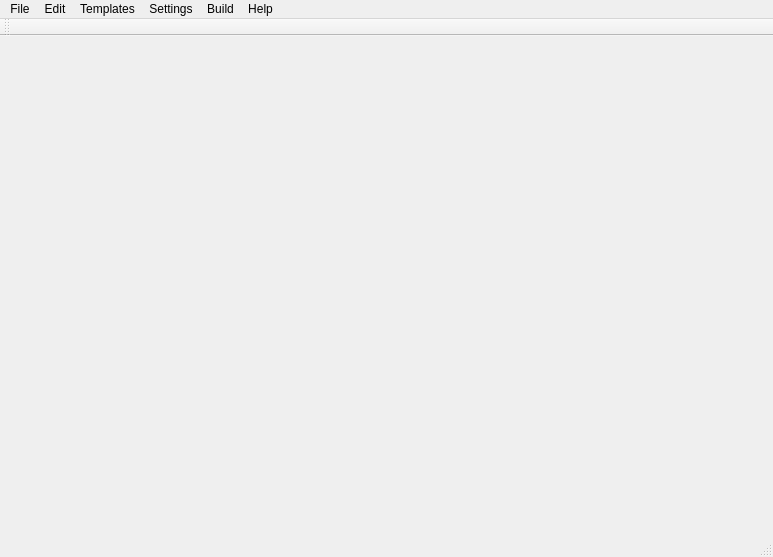
<?xml version="1.0" encoding="UTF-8"?>
<ui version="4.0">
 <class>kuzyaForm</class>
 <widget class="QMainWindow" name="kuzyaForm">
  <property name="geometry">
   <rect>
    <x>0</x>
    <y>0</y>
    <width>773</width>
    <height>557</height>
   </rect>
  </property>
  <property name="baseSize">
   <size>
    <width>150</width>
    <height>0</height>
   </size>
  </property>
  <property name="windowTitle">
   <string>MainWindow</string>
  </property>
  <property name="windowIcon">
   <iconset>
    <normaloff>:/menu/images/bcukr.png</normaloff>:/menu/images/bcukr.png</iconset>
  </property>
  <widget class="QWidget" name="centralwidget"/>
  <widget class="QMenuBar" name="menubar">
   <property name="geometry">
    <rect>
     <x>0</x>
     <y>0</y>
     <width>773</width>
     <height>24</height>
    </rect>
   </property>
   <widget class="QMenu" name="menuFile">
    <property name="title">
     <string>File</string>
    </property>
    <widget class="QMenu" name="menuRecent_Files">
     <property name="title">
      <string>Recent Files</string>
     </property>
    </widget>
    <addaction name="actionNew"/>
    <addaction name="actionOpen"/>
    <addaction name="menuRecent_Files"/>
    <addaction name="separator"/>
    <addaction name="actionSave"/>
    <addaction name="actionSave_as"/>
    <addaction name="separator"/>
    <addaction name="actionPrint"/>
    <addaction name="separator"/>
    <addaction name="actionExit"/>
   </widget>
   <widget class="QMenu" name="menuEdit">
    <property name="title">
     <string>Edit</string>
    </property>
    <addaction name="actionUndo"/>
    <addaction name="actionRedo"/>
    <addaction name="separator"/>
    <addaction name="actionCut"/>
    <addaction name="actionCopy"/>
    <addaction name="actionPaste"/>
    <addaction name="separator"/>
    <addaction name="actionSelect_all"/>
    <addaction name="separator"/>
    <addaction name="actionFind"/>
    <addaction name="actionReplace"/>
    <addaction name="separator"/>
    <addaction name="actionGoToLine"/>
    <addaction name="actionGoToMatchingBracket"/>
    <addaction name="separator"/>
   </widget>
   <widget class="QMenu" name="menuBuild">
    <property name="geometry">
     <rect>
      <x>712</x>
      <y>109</y>
      <width>148</width>
      <height>106</height>
     </rect>
    </property>
    <property name="minimumSize">
     <size>
      <width>120</width>
      <height>0</height>
     </size>
    </property>
    <property name="baseSize">
     <size>
      <width>150</width>
      <height>0</height>
     </size>
    </property>
    <property name="title">
     <string>Build</string>
    </property>
    <addaction name="actionCompile"/>
    <addaction name="actionRun"/>
   </widget>
   <widget class="QMenu" name="menuHelp">
    <property name="title">
     <string>Help</string>
    </property>
    <addaction name="actionKuzya_Help"/>
    <addaction name="actionAbout"/>
   </widget>
   <widget class="QMenu" name="menuTemplates">
    <property name="title">
     <string>Templates</string>
    </property>
    <widget class="QMenu" name="menVar">
     <property name="windowIcon">
      <iconset>
       <normaloff>:/menu/images/bcukr.png</normaloff>:/menu/images/bcukr.png</iconset>
     </property>
     <property name="title">
      <string>Var</string>
     </property>
     <addaction name="actionVoid"/>
     <addaction name="actionChar"/>
     <addaction name="actionWchar_t"/>
     <addaction name="actionShort"/>
     <addaction name="actionInt"/>
     <addaction name="actionDouble"/>
     <addaction name="actionFloat"/>
     <addaction name="actionLong"/>
     <addaction name="actionBool"/>
     <addaction name="separator"/>
     <addaction name="actionSigned"/>
     <addaction name="actionUnsigned"/>
     <addaction name="actionConst"/>
    </widget>
    <widget class="QMenu" name="menuTypes">
     <property name="title">
      <string>Types</string>
     </property>
     <addaction name="actionTypedef"/>
     <addaction name="actionClass"/>
     <addaction name="actionStruct"/>
     <addaction name="actionEnum"/>
     <addaction name="actionUnion"/>
    </widget>
    <widget class="QMenu" name="menuMemory">
     <property name="title">
      <string>Memory</string>
     </property>
     <addaction name="actionNewMemory"/>
     <addaction name="actionDelete"/>
    </widget>
    <widget class="QMenu" name="menuCast">
     <property name="title">
      <string>Cast</string>
     </property>
     <addaction name="actionConst_cast"/>
     <addaction name="actionReinterpret_cast"/>
     <addaction name="actionStatic_cast"/>
    </widget>
    <widget class="QMenu" name="menuBinary">
     <property name="title">
      <string>Binary</string>
     </property>
     <addaction name="actionAnd"/>
     <addaction name="actionAnd_eq"/>
     <addaction name="actionBitand"/>
     <addaction name="actionBitor"/>
     <addaction name="actionCompl"/>
     <addaction name="actionNot"/>
     <addaction name="actionNot_eq"/>
     <addaction name="actionOr"/>
     <addaction name="actionOr_eq"/>
     <addaction name="actionXor"/>
     <addaction name="actionXor_eq"/>
    </widget>
    <widget class="QMenu" name="menuBool">
     <property name="title">
      <string>Bool</string>
     </property>
     <addaction name="actionTrue"/>
     <addaction name="actionFalse"/>
    </widget>
    <widget class="QMenu" name="menuModifiers">
     <property name="title">
      <string>Modifiers</string>
     </property>
     <addaction name="actionPrivate"/>
     <addaction name="actionProtected"/>
     <addaction name="actionPublic"/>
     <addaction name="actionFriend"/>
     <addaction name="actionVirtual"/>
     <addaction name="actionExtern"/>
     <addaction name="actionInline"/>
     <addaction name="actionStatic"/>
    </widget>
    <widget class="QMenu" name="menuFlow_Controll">
     <property name="title">
      <string>Flow Controll</string>
     </property>
     <addaction name="actionCase"/>
     <addaction name="actionBreak"/>
     <addaction name="actionContinue"/>
     <addaction name="actionDo_while"/>
     <addaction name="actionElse"/>
     <addaction name="actionFor"/>
     <addaction name="actionGoto"/>
     <addaction name="actionIf"/>
     <addaction name="actionReturn"/>
     <addaction name="actionSwitch"/>
     <addaction name="actionWhile"/>
    </widget>
    <widget class="QMenu" name="menuAcception">
     <property name="title">
      <string>Acception</string>
     </property>
     <addaction name="actionTry"/>
     <addaction name="actionCatch"/>
     <addaction name="actionThrow"/>
    </widget>
    <widget class="QMenu" name="menuGraphics">
     <property name="title">
      <string>Graphics</string>
     </property>
     <addaction name="actionRGB"/>
    </widget>
    <addaction name="menVar"/>
    <addaction name="menuTypes"/>
    <addaction name="menuMemory"/>
    <addaction name="menuCast"/>
    <addaction name="menuBinary"/>
    <addaction name="menuBool"/>
    <addaction name="menuModifiers"/>
    <addaction name="menuFlow_Controll"/>
    <addaction name="menuAcception"/>
    <addaction name="menuGraphics"/>
   </widget>
   <widget class="QMenu" name="menuSettings">
    <property name="title">
     <string>Settings</string>
    </property>
    <addaction name="actionNotificationList"/>
    <addaction name="actionCommon"/>
   </widget>
   <addaction name="menuFile"/>
   <addaction name="menuEdit"/>
   <addaction name="menuTemplates"/>
   <addaction name="menuSettings"/>
   <addaction name="menuBuild"/>
   <addaction name="menuHelp"/>
  </widget>
  <widget class="QStatusBar" name="statusbar"/>
  <widget class="QToolBar" name="toolBar">
   <property name="windowTitle">
    <string>toolBar</string>
   </property>
   <attribute name="toolBarArea">
    <enum>TopToolBarArea</enum>
   </attribute>
   <attribute name="toolBarBreak">
    <bool>false</bool>
   </attribute>
  </widget>
  <action name="actionNew">
   <property name="icon">
    <iconset resource="images.qrc">
     <normaloff>:/menu/images/filenew.png</normaloff>:/menu/images/filenew.png</iconset>
   </property>
   <property name="text">
    <string>New</string>
   </property>
   <property name="shortcut">
    <string>Ctrl+N</string>
   </property>
  </action>
  <action name="actionOpen">
   <property name="icon">
    <iconset resource="images.qrc">
     <normaloff>:/menu/images/fileopen.png</normaloff>:/menu/images/fileopen.png</iconset>
   </property>
   <property name="text">
    <string>Open</string>
   </property>
   <property name="shortcut">
    <string>Ctrl+O</string>
   </property>
  </action>
  <action name="actionSave">
   <property name="icon">
    <iconset resource="images.qrc">
     <normaloff>:/menu/images/filesave.png</normaloff>:/menu/images/filesave.png</iconset>
   </property>
   <property name="text">
    <string>Save</string>
   </property>
   <property name="shortcut">
    <string>Ctrl+S</string>
   </property>
  </action>
  <action name="actionSave_as">
   <property name="icon">
    <iconset resource="images.qrc">
     <normaloff>:/menu/images/filesaveas.png</normaloff>:/menu/images/filesaveas.png</iconset>
   </property>
   <property name="text">
    <string>Save as...</string>
   </property>
   <property name="shortcut">
    <string/>
   </property>
  </action>
  <action name="actionExit">
   <property name="icon">
    <iconset resource="images.qrc">
     <normaloff>:/menu/images/window_suppressed.png</normaloff>:/menu/images/window_suppressed.png</iconset>
   </property>
   <property name="text">
    <string>Exit</string>
   </property>
   <property name="shortcut">
    <string>Ctrl+Q</string>
   </property>
  </action>
  <action name="actionUndo">
   <property name="icon">
    <iconset resource="images.qrc">
     <normaloff>:/menu/images/undo.png</normaloff>:/menu/images/undo.png</iconset>
   </property>
   <property name="text">
    <string>Undo</string>
   </property>
   <property name="shortcut">
    <string>Ctrl+Z</string>
   </property>
  </action>
  <action name="actionRedo">
   <property name="icon">
    <iconset resource="images.qrc">
     <normaloff>:/menu/images/redo.png</normaloff>:/menu/images/redo.png</iconset>
   </property>
   <property name="text">
    <string>Redo</string>
   </property>
   <property name="shortcut">
    <string>Ctrl+Y</string>
   </property>
  </action>
  <action name="actionRun">
   <property name="icon">
    <iconset resource="images.qrc">
     <normaloff>:/menu/images/player_play.png</normaloff>:/menu/images/player_play.png</iconset>
   </property>
   <property name="text">
    <string>Run</string>
   </property>
   <property name="iconText">
    <string>Run  </string>
   </property>
   <property name="shortcut">
    <string>F9</string>
   </property>
  </action>
  <action name="actionCompile">
   <property name="icon">
    <iconset resource="images.qrc">
     <normaloff>:/menu/images/configure.png</normaloff>:/menu/images/configure.png</iconset>
   </property>
   <property name="text">
    <string>Compile</string>
   </property>
   <property name="iconText">
    <string>Compile</string>
   </property>
   <property name="shortcut">
    <string>F8</string>
   </property>
  </action>
  <action name="actionAbout">
   <property name="icon">
    <iconset resource="images.qrc">
     <normaloff>:/menu/images/metacontact_offline.png</normaloff>:/menu/images/metacontact_offline.png</iconset>
   </property>
   <property name="text">
    <string>About Cukr</string>
   </property>
  </action>
  <action name="actionCut">
   <property name="icon">
    <iconset resource="images.qrc">
     <normaloff>:/menu/images/editcut.png</normaloff>:/menu/images/editcut.png</iconset>
   </property>
   <property name="text">
    <string>Cut</string>
   </property>
   <property name="shortcut">
    <string>Shift+Del, Ctrl+X</string>
   </property>
  </action>
  <action name="actionCopy">
   <property name="icon">
    <iconset resource="images.qrc">
     <normaloff>:/menu/images/editcopy.png</normaloff>:/menu/images/editcopy.png</iconset>
   </property>
   <property name="text">
    <string>Copy</string>
   </property>
   <property name="shortcut">
    <string>Ctrl+C, Ctrl+Ins</string>
   </property>
  </action>
  <action name="actionPaste">
   <property name="icon">
    <iconset resource="images.qrc">
     <normaloff>:/menu/images/editpaste.png</normaloff>:/menu/images/editpaste.png</iconset>
   </property>
   <property name="text">
    <string>Paste</string>
   </property>
   <property name="shortcut">
    <string>Ctrl+V, Shift+Ins</string>
   </property>
  </action>
  <action name="actionGoToLine">
   <property name="icon">
    <iconset>
     <normaloff/>
    </iconset>
   </property>
   <property name="text">
    <string>Go to line...</string>
   </property>
   <property name="shortcut">
    <string>Alt+G</string>
   </property>
  </action>
  <action name="actionGoToMatchingBracket">
   <property name="text">
    <string>Go to matching bracket</string>
   </property>
   <property name="shortcut">
    <string>Alt+B</string>
   </property>
  </action>
  <action name="actionInt">
   <property name="text">
    <string>int</string>
   </property>
  </action>
  <action name="actionFloat">
   <property name="text">
    <string>float</string>
   </property>
  </action>
  <action name="actionChar">
   <property name="text">
    <string>char</string>
   </property>
  </action>
  <action name="actionBool">
   <property name="text">
    <string>bool</string>
   </property>
  </action>
  <action name="actionDouble">
   <property name="text">
    <string>double</string>
   </property>
  </action>
  <action name="actionLong">
   <property name="text">
    <string>long</string>
   </property>
  </action>
  <action name="actionShort">
   <property name="text">
    <string>short</string>
   </property>
  </action>
  <action name="actionVoid">
   <property name="text">
    <string>void</string>
   </property>
  </action>
  <action name="actionWchar_t">
   <property name="text">
    <string>wchar_t</string>
   </property>
  </action>
  <action name="actionSigned">
   <property name="text">
    <string>signed</string>
   </property>
  </action>
  <action name="actionUnsigned">
   <property name="text">
    <string>unsigned</string>
   </property>
  </action>
  <action name="actionTypedef">
   <property name="text">
    <string>typedef</string>
   </property>
  </action>
  <action name="actionClass">
   <property name="text">
    <string>class</string>
   </property>
  </action>
  <action name="actionStruct">
   <property name="text">
    <string>struct</string>
   </property>
  </action>
  <action name="actionEnum">
   <property name="text">
    <string>enum</string>
   </property>
  </action>
  <action name="actionUnion">
   <property name="text">
    <string>union</string>
   </property>
  </action>
  <action name="actionNewMemory">
   <property name="text">
    <string>new</string>
   </property>
  </action>
  <action name="actionDelete">
   <property name="text">
    <string>delete</string>
   </property>
  </action>
  <action name="actionConst_cast">
   <property name="text">
    <string>const_cast</string>
   </property>
  </action>
  <action name="actionReinterpret_cast">
   <property name="text">
    <string>reinterpret_cast</string>
   </property>
  </action>
  <action name="actionStatic_cast">
   <property name="text">
    <string>static_cast</string>
   </property>
  </action>
  <action name="actionConst">
   <property name="text">
    <string>const</string>
   </property>
  </action>
  <action name="actionAnd">
   <property name="text">
    <string>and</string>
   </property>
  </action>
  <action name="actionAnd_eq">
   <property name="text">
    <string>and_eq</string>
   </property>
  </action>
  <action name="actionBitand">
   <property name="text">
    <string>bitand</string>
   </property>
  </action>
  <action name="actionBitor">
   <property name="text">
    <string>bitor</string>
   </property>
  </action>
  <action name="actionCompl">
   <property name="text">
    <string>compl</string>
   </property>
  </action>
  <action name="actionNot">
   <property name="text">
    <string>not</string>
   </property>
  </action>
  <action name="actionNot_eq">
   <property name="text">
    <string>not_eq</string>
   </property>
  </action>
  <action name="actionOr">
   <property name="text">
    <string>or</string>
   </property>
  </action>
  <action name="actionOr_eq">
   <property name="text">
    <string>or_eq</string>
   </property>
  </action>
  <action name="actionXor">
   <property name="text">
    <string>xor</string>
   </property>
  </action>
  <action name="actionXor_eq">
   <property name="text">
    <string>xor_eq</string>
   </property>
  </action>
  <action name="actionTrue">
   <property name="text">
    <string>true</string>
   </property>
  </action>
  <action name="actionFalse">
   <property name="text">
    <string>false</string>
   </property>
  </action>
  <action name="actionPrivate">
   <property name="text">
    <string>private</string>
   </property>
  </action>
  <action name="actionProtected">
   <property name="text">
    <string>protected</string>
   </property>
  </action>
  <action name="actionPublic">
   <property name="text">
    <string>public</string>
   </property>
  </action>
  <action name="actionFriend">
   <property name="text">
    <string>friend</string>
   </property>
  </action>
  <action name="actionVirtual">
   <property name="text">
    <string>virtual</string>
   </property>
  </action>
  <action name="actionCase">
   <property name="text">
    <string>case</string>
   </property>
  </action>
  <action name="actionBreak">
   <property name="text">
    <string>break</string>
   </property>
  </action>
  <action name="actionContinue">
   <property name="text">
    <string>continue</string>
   </property>
  </action>
  <action name="actionDo_while">
   <property name="text">
    <string>do...while</string>
   </property>
  </action>
  <action name="actionElse">
   <property name="text">
    <string>else</string>
   </property>
  </action>
  <action name="actionFor">
   <property name="text">
    <string>for</string>
   </property>
  </action>
  <action name="actionGoto">
   <property name="text">
    <string>goto</string>
   </property>
  </action>
  <action name="actionIf">
   <property name="text">
    <string>if</string>
   </property>
  </action>
  <action name="actionReturn">
   <property name="text">
    <string>return</string>
   </property>
  </action>
  <action name="actionSwitch">
   <property name="text">
    <string>switch</string>
   </property>
  </action>
  <action name="actionWhile">
   <property name="text">
    <string>while</string>
   </property>
  </action>
  <action name="actionExtern">
   <property name="text">
    <string>extern</string>
   </property>
  </action>
  <action name="actionInline">
   <property name="text">
    <string>inline</string>
   </property>
  </action>
  <action name="actionStatic">
   <property name="text">
    <string>static</string>
   </property>
  </action>
  <action name="actionTry">
   <property name="text">
    <string>try</string>
   </property>
  </action>
  <action name="actionCatch">
   <property name="text">
    <string>catch</string>
   </property>
  </action>
  <action name="actionThrow">
   <property name="text">
    <string>throw</string>
   </property>
  </action>
  <action name="actionCommon">
   <property name="text">
    <string>Common</string>
   </property>
   <property name="shortcut">
    <string>Ctrl+Shift+C</string>
   </property>
  </action>
  <action name="openLast1st">
   <property name="text">
    <string>1.</string>
   </property>
  </action>
  <action name="openLast2nd">
   <property name="text">
    <string>2.</string>
   </property>
  </action>
  <action name="openLast3d">
   <property name="text">
    <string>3.</string>
   </property>
  </action>
  <action name="openLast4th">
   <property name="text">
    <string>4.</string>
   </property>
  </action>
  <action name="openLast5th">
   <property name="text">
    <string>5.</string>
   </property>
  </action>
  <action name="actionFind">
   <property name="text">
    <string>Find</string>
   </property>
   <property name="shortcut">
    <string>Ctrl+F</string>
   </property>
  </action>
  <action name="actionReplace">
   <property name="text">
    <string>Replace</string>
   </property>
   <property name="shortcut">
    <string>Ctrl+Shift+R</string>
   </property>
  </action>
  <action name="actionPrint">
   <property name="enabled">
    <bool>false</bool>
   </property>
   <property name="text">
    <string>Print</string>
   </property>
   <property name="shortcut">
    <string>Ctrl+P</string>
   </property>
  </action>
  <action name="actionKuzya_Help">
   <property name="text">
    <string>Kuzya Help  </string>
   </property>
   <property name="shortcut">
    <string>F1</string>
   </property>
  </action>
  <action name="actionRGB">
   <property name="text">
    <string>RGB</string>
   </property>
  </action>
  <action name="actionSelect_all">
   <property name="text">
    <string>Select all</string>
   </property>
   <property name="shortcut">
    <string>Ctrl+A</string>
   </property>
  </action>
  <action name="actionNotificationList">
   <property name="checkable">
    <bool>true</bool>
   </property>
   <property name="icon">
    <iconset resource="images.qrc">
     <normaloff>:/menu/images/application_view_list.png</normaloff>:/menu/images/application_view_list.png</iconset>
   </property>
   <property name="text">
    <string>Show notifications</string>
   </property>
   <property name="toolTip">
    <string>Show notifications</string>
   </property>
  </action>
 </widget>
 <resources>
  <include location="images.qrc"/>
 </resources>
 <connections/>
</ui>
